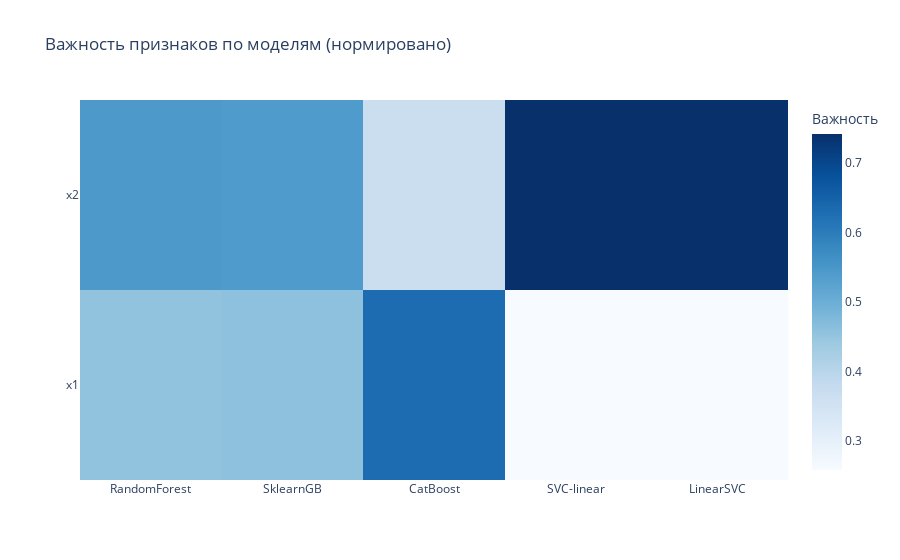

Notebook code for this chart:
### Markdown cell above
## Важность признаков: теория и оценка для нашей задачи

- Деревья/ансамбли деревьев (RandomForest, Gradient Boosting, XGBoost/LightGBM/CatBoost) предоставляют относительные важности признаков, основанные на снижении нечистоты (Gini/Entropy) или приросте качества при сплитах. Эти важности относятся к обученной выборке и не равны причинному влиянию.
- Линейные модели (LinearSVC, SVC с linear kernel) имеют вектора коэффициентов w. При корректном масштабировании признаков модуль коэффициента |w_j| отражает вклад признака j в линейную границу. Сравнение коэффициентов корректно только при одинаковом масштабе фич.
- Kernel SVM (например, RBF) не имеет естественной «важности признаков» в исходном пространстве — полезнее применять пермутационную важность или SHAP.
- Пермутационная важность — модель-агностичный способ оценить вклад признака через падение метрики при случайной перестановке значений данного признака. Она устойчива к разным моделям, но требует доп. вычислений и кросс-валидации.

Практика на нашем 2D-датасете:
- Мы покажем тепловую карту важностей для моделей, где они доступны (feature_importances_ для деревьев, |coef_| для линейных SVM). Для RBF SVM важности не определены.
- Интерпретация: более тёмный цвет означает больший вклад признака (x1 или x2) в решающую функцию модели.
- Предостережения: при сильной корреляции фич важности могут «распределяться» между ними; сравнение различных алгоритмов требует нормировки важностей (мы нормируем суммы до 1).

### Code cell
# Оценка важности признаков: тепловая карта по доступным моделям
import numpy as np
import pandas as pd
import plotly.graph_objects as go

feature_names = ["x1", "x2"]
importance_map = {}

# Соберём модели, у которых есть важности/коэффициенты
all_models = {}
try:
    all_models.update(models)
except NameError:
    all_models = {}
try:
    all_models.update(svc_models)
except NameError:
    pass

selected = []
for name in ["RandomForest", "SklearnGB", "XGBoost", "LightGBM", "CatBoost", "SVC-linear", "LinearSVC"]:
    if name in all_models:
        selected.append(name)

for name in selected:
    m = all_models[name]
    imp = None
    if hasattr(m, "feature_importances_"):
        imp = np.asarray(m.feature_importances_).ravel()
    elif hasattr(m, "coef_"):
        imp = np.abs(np.asarray(m.coef_).ravel())
    if imp is not None:
        # Приведём к сумме 1 для сопоставимости
        s = imp.sum()
        if s > 0:
            imp = imp / s
        # Обрежем/дополнем до 2 признаков на всякий случай
        if imp.shape[0] >= 2:
            imp = imp[:2]
        else:
            imp = np.pad(imp, (0, 2-imp.shape[0]), constant_values=0.0)
        importance_map[name] = imp

if not importance_map:
    print("Нет моделей с доступной оценкой важности признаков (feature_importances_ или coef_).")
else:
    df_imp = pd.DataFrame(importance_map, index=feature_names)
    fig = go.Figure(data=go.Heatmap(
        z=df_imp.values,
        x=list(df_imp.columns),
        y=list(df_imp.index),
        colorscale="Blues",
        colorbar_title="Важность"
    ))
    fig.update_layout(title="Важность признаков по моделям (нормировано)")
    fig.show()

### Figure 1 — Plotly figure (JSON) as saved in the notebook; plotly's stock layout.template omitted (floating-point values rounded to 4 significant figures)
{"data": [{"colorbar": {"title": {"text": "Важность"}}, "colorscale": [[0, "rgb(247,251,255)"], [0.125, "rgb(222,235,247)"], [0.25, "rgb(198,219,239)"], [0.375, "rgb(158,202,225)"], [0.5, "rgb(107,174,214)"], [0.625, "rgb(66,146,198)"], [0.75, "rgb(33,113,181)"], [0.875, "rgb(8,81,156)"], [1, "rgb(8,48,107)"]], "type": "heatmap", "x": ["RandomForest", "SklearnGB", "CatBoost", "SVC-linear", "LinearSVC"], "y": ["x1", "x2"], "z": [[0.4542, 0.4582, 0.6318, 0.2583, 0.2581], [0.5458, 0.5418, 0.3682, 0.7417, 0.7419]]}], "layout": {"title": {"text": "Важность признаков по моделям (нормировано)"}}}
